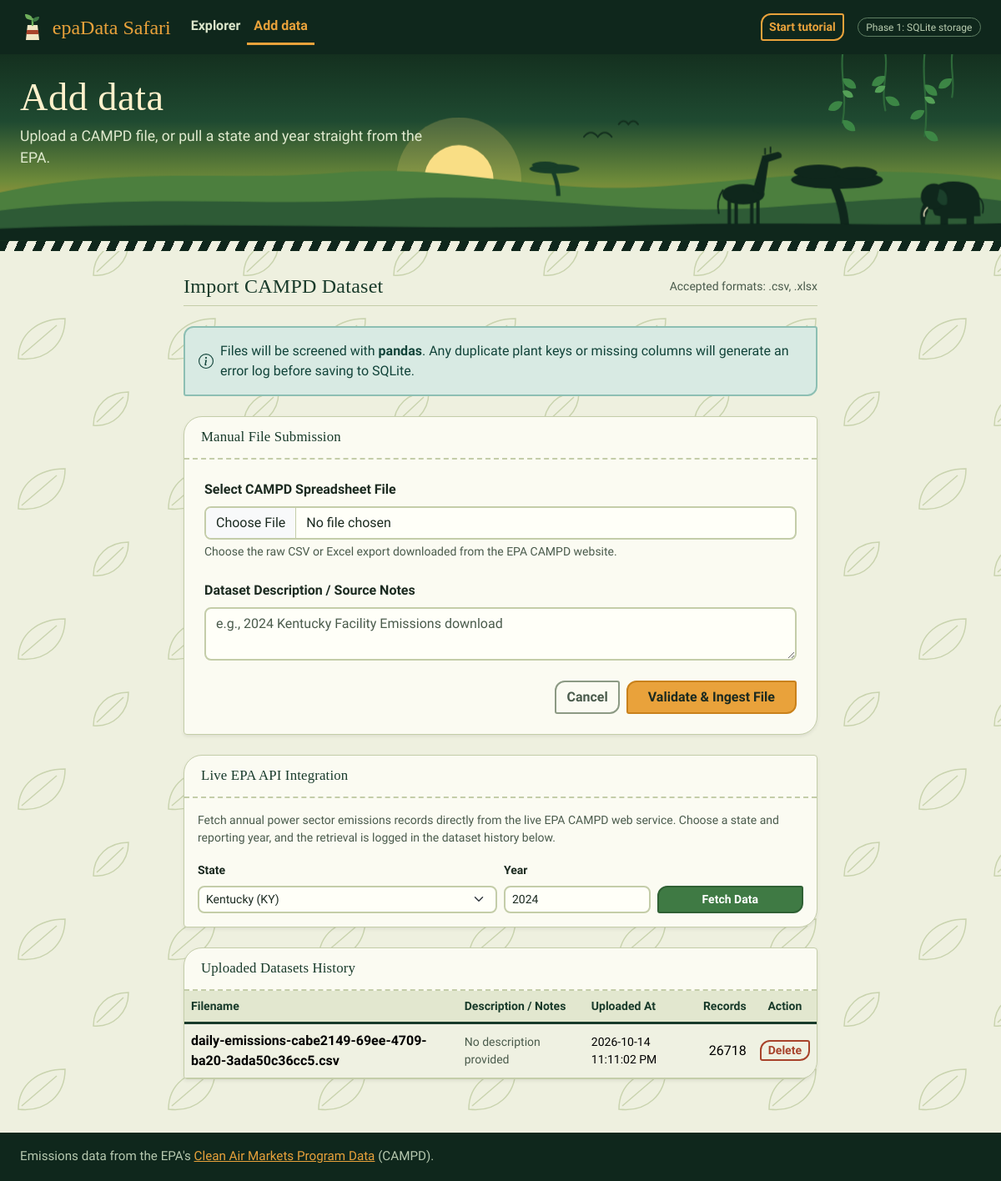
Screenshot of /upload with the database file from the repository.
### models.py (models this page shows)
class UploadedDataset(db.Model):
    __tablename__ = 'uploaded_datasets'
    id = db.Column(db.Integer, primary_key=True)
    filename = db.Column(db.String(255), nullable=False)
    notes = db.Column(db.String(500))
    upload_time = db.Column(db.String(50), nullable=False)
    row_count = db.Column(db.Integer, default=0)

### app.py (the view, shortened to what this page needs)
@app.route("/upload", methods=['GET', 'POST'])
def upload():
    datasets = UploadedDataset.query.order_by(UploadedDataset.id.desc()).all()
    return render_template("upload.html", datasets=datasets)

### app.py (called while the page is built)
@app.context_processor
def inject_helpers():
    def url_with(**overrides):
        args = {k: v for k, v in request.args.items() if v != ""}
        for key, value in overrides.items():
            if value is None:
                args.pop(key, None)
            else:
                args[key] = value
        return url_for("index", **cast(Any, args))
    return {"us_states": US_STATES, "url_with": url_with}

### templates/upload.html (shortened to what this page needs)
{% extends "base.html" %}
{% set active = 'upload' %}
{% set hero_size = 'compact' %}
{% set hero_title = 'Add data' %}
{% set hero_sub = 'Upload a CAMPD file, or pull a state and year straight from the EPA.' %}
{% block content %}
<div class="row justify-content-center">
    <div class="col-lg-8">
        <div class="d-flex align-items-center justify-content-between border-bottom pb-2 mb-4">
            <h2 class="h4 mb-0">Import CAMPD Dataset</h2>
            <span class="text-muted small">Accepted formats: .csv, .xlsx</span>
        </div>
        <div class="alert alert-info d-flex align-items-center mb-4" role="alert">
            <div>
                Files will be screened with <strong>pandas</strong>. Any duplicate plant keys or missing columns will generate an error log before saving to SQLite.
            </div>
        </div>
        <div class="card shadow-sm border">
            <div class="card-header">
                <h5 class="card-title mb-0">Manual File Submission</h5>
            </div>
            <div class="card-body p-4">
                <form action="/upload" method="POST" enctype="multipart/form-data">
                    <div class="mb-4">
                        <label for="campd_file" class="form-label fw-bold">Select CAMPD Spreadsheet File</label>
                        <input class="form-control" type="file" id="campd_file" name="campd_file" accept=".csv, .xlsx" required
                            data-bs-toggle="tooltip"
                            data-bs-placement="top"
                            title="Click here to browse your computer for the EPA dataset file."
                            data-intro="Step 1: Upload your raw data. Click 'Browse' to select the EPA dataset downloaded from the CAMPD portal."
                            data-step="1">
                        <div class="form-text">Choose the raw CSV or Excel export downloaded from the EPA CAMPD website.</div>
                    </div>
                    <div class="mb-4">
                        <label for="dataset_note" class="form-label fw-bold">Dataset Description / Source Notes</label>
                        <textarea class="form-control" id="dataset_note" name="dataset_note" rows="2" placeholder="e.g., 2024 Kentucky Facility Emissions download"
                            data-bs-toggle="tooltip"
                            title="Add any context or notes about the dataset year or state."
                            data-intro="Step 2: Add metadata. Write a brief note about what this dataset contains so you can track it later."
                            data-step="2"></textarea>
                    </div>
                    <div class="d-flex justify-content-end gap-2">
                        <a href="/" class="btn btn-outline-secondary">Cancel</a>
                        <button type="submit" class="btn btn-success fw-bold px-4"
                            data-bs-toggle="tooltip"
                            data-bs-placement="bottom"
                            title="This runs the pandas validation script before saving to the database."
                            data-intro="Step 3: Submit the file. The system will scan for missing columns and load the data into the SQLite database."
                            data-step="3">
                            Validate & Ingest File
                        </button>
                    </div>
                </form>
            </div>
        </div>
        <div class="card shadow-sm border mt-4">
            <div class="card-header">
                <h5 class="card-title mb-0">Live EPA API Integration</h5>
            </div>
            <div class="card-body">
                <p class="text-muted small mb-3">Fetch annual power sector emissions records directly from the live EPA CAMPD web service. Choose a state and reporting year, and the retrieval is logged in the dataset history below.</p>
                <form action="/fetch_live_api" method="POST">
                    <div class="row g-2 align-items-end">
                        <div class="col-md-6">
                            <label for="api_state" class="form-label small fw-bold">State</label>
                            <select id="api_state" name="state" class="form-select form-select-sm">
                                {% for code, name in us_states.items() %}
                                <option value="{{ code }}" {{ 'selected' if code == 'KY' }}>{{ name }} ({{ code }})</option>
                                {% endfor %}
                            </select>
                        </div>
                        <div class="col-md-3">
                            <label for="api_year" class="form-label small fw-bold">Year</label>
                            <input type="number" id="api_year" name="year" value="2024" min="1995" max="2100" class="form-control form-control-sm mono-num">
                        </div>
                        <div class="col-md-3 d-grid">
                            <button type="submit" class="btn btn-primary btn-sm fw-bold">Fetch Data</button>
                        </div>
                    </div>
                </form>
            </div>
        </div>
        <div class="card shadow-sm border mt-4"
             data-bs-toggle="tooltip"
             title="View and manage all datasets currently stored in SQLite."
             data-intro="Step 4: Dataset Management. Every uploaded file is logged here with its timestamp and row count. Click Delete to remove a specific dataset and its records from the database."
             data-step="4">
            <div class="card-header">
                <h5 class="card-title mb-0">Uploaded Datasets History</h5>
            </div>
            <div class="table-responsive">
                <table class="table table-hover table-striped mb-0 align-middle">
                    <thead class="table-light small text-uppercase">
                        <tr>
                            <th>Filename</th>
                            <th>Description / Notes</th>
                            <th>Uploaded At</th>
                            <th class="text-end">Records</th>
                            <th class="text-center">Action</th>
                        </tr>
                    </thead>
                    <tbody>
                        {% if datasets %}
                            {% for ds in datasets %}
                            <tr>
                                <td class="fw-bold">{{ ds.filename }}</td>
                                <td class="text-muted small">{{ ds.notes }}</td>
                                <td class="mono-num small">{{ ds.upload_time }}</td>
                                <td class="text-end mono-num">{{ ds.row_count }}</td>
                                <td class="text-center">
                                    <form action="/delete_dataset/{{ ds.id }}" method="POST" class="d-inline" onsubmit="return confirm('Delete {{ ds.filename }} and all associated records?');">
                                        <button type="submit" class="btn btn-outline-danger btn-sm py-0">Delete</button>
                                    </form>
                                </td>
                            </tr>
                            {% endfor %}
                        {% else %}
                            <tr>
                                <td colspan="5" class="text-center text-muted py-4">
                                    No datasets uploaded yet.
                                </td>
                            </tr>
                        {% endif %}
                    </tbody>
                </table>
            </div>
        </div>
    </div>
</div>
{% endblock %}

### templates/base.html (style rules this page uses)
:root { --canopy: #183A2A; --canopy-deep: #0F271C; --fern: #3F7A44; --mango: #E9A23B; --mango-deep: #8A5200; --clay: #A8432B; --paper: #EEF0DF; --paper-2: #E2E7CF; --card: #FBFBF2; --ink: #1B2A20; --ink-soft: #4A5B4C; --line: #C4CDA9; --font-display: "Alfa Slab One", Rockwell, "Roboto Slab", Georgia, serif; --font-body: "Atkinson Hyperlegible", system-ui, -apple-system, "Segoe UI", sans-serif; --leaf: 22px 4px 22px 4px; --leaf-sm: 12px 3px 12px 3px; --bs-body-bg: var(--paper); --bs-body-color: var(--ink); --bs-body-font-family: var(--font-body); --bs-secondary-color: var(--ink-soft); --bs-border-color: var(--line); --bs-link-color: var(--canopy); --bs-link-hover-color: var(--fern); --bs-link-color-rgb: 24, 58, 42; --bs-link-hover-color-rgb: 63, 122, 68; }
body { font-family: var(--font-body); color: var(--ink); background-color: var(--paper); }
h1, h2, h3, h4, h5, h6, .h1, .h2, .h3, .h4, .h5, .h6 { font-family: var(--font-display); font-weight: 400; letter-spacing: 0.01em; color: var(--canopy); }
.mono-num { font-variant-numeric: tabular-nums; }
.text-uppercase { text-transform: none !important; }
.card { background: var(--card); border: 2px solid var(--canopy); border-radius: var(--leaf); box-shadow: 5px 6px 0 rgba(15, 39, 28, .16); overflow: hidden; }
.card-header, .card-header.bg-white { background: transparent !important; border-bottom: 2px dashed var(--line); padding: .9rem 1.25rem; }
.card-title { font-family: var(--font-display); font-weight: 400; font-size: 1.05rem; color: var(--canopy); }
.form-control, .form-select { background-color: #FFFFF8; border: 2px solid var(--line); border-radius: 8px; color: var(--ink); }
.form-text { color: var(--ink-soft); }
.btn { border-radius: var(--leaf-sm); font-weight: 700; }
.btn-success { --bs-btn-bg: var(--mango); --bs-btn-border-color: #C9811B; --bs-btn-color: var(--ink); --bs-btn-hover-bg: #F4B552; --bs-btn-hover-border-color: #C9811B; --bs-btn-hover-color: var(--ink); --bs-btn-active-bg: #D58F25; --bs-btn-active-border-color: #C9811B; --bs-btn-active-color: var(--ink); --bs-btn-border-width: 2px; }
.btn-primary { --bs-btn-bg: var(--fern); --bs-btn-border-color: #2F6034; --bs-btn-color: #fff; --bs-btn-hover-bg: #2F6034; --bs-btn-hover-border-color: #234A27; --bs-btn-hover-color: #fff; --bs-btn-active-bg: #234A27; --bs-btn-active-border-color: #234A27; --bs-btn-border-width: 2px; }
.btn-outline-secondary { --bs-btn-color: var(--ink-soft); --bs-btn-border-color: #8C9A84; --bs-btn-hover-bg: var(--ink-soft); --bs-btn-hover-border-color: var(--ink-soft); --bs-btn-hover-color: #fff; --bs-btn-border-width: 2px; }
.btn-outline-danger { --bs-btn-color: var(--clay); --bs-btn-border-color: var(--clay); --bs-btn-hover-bg: var(--clay); --bs-btn-hover-border-color: var(--clay); --bs-btn-border-width: 2px; }
.table { --bs-table-bg: transparent; --bs-table-striped-bg: rgba(196, 205, 169, .22); --bs-table-hover-bg: rgba(233, 162, 59, .18); --bs-table-border-color: var(--line); color: var(--ink); }
.table thead th, .table-light { --bs-table-bg: var(--paper-2); background: var(--paper-2); color: var(--canopy); font-weight: 700; border-bottom: 3px solid var(--canopy); white-space: nowrap; }
.alert { border-width: 2px; border-radius: var(--leaf-sm); font-weight: 400; }
.alert-info { --bs-alert-bg: #D8EAE3; --bs-alert-border-color: #8DBFB3; --bs-alert-color: #12443A; }

### rows the page displays
UploadedDataset: filename "daily-emissions-cabe2149-69ee-4709-ba20-3ada50c36cc5.csv", notes "No description provided", upload_time "2026-10-14 11:11:02 PM", row_count "26718"

### other values shown
{{ hero_title|default('epaData') }} "Add data"
{{ hero_sub }} "Upload a CAMPD file, or pull a state and year straight from the EPA."
form field state "Kentucky (KY)"
